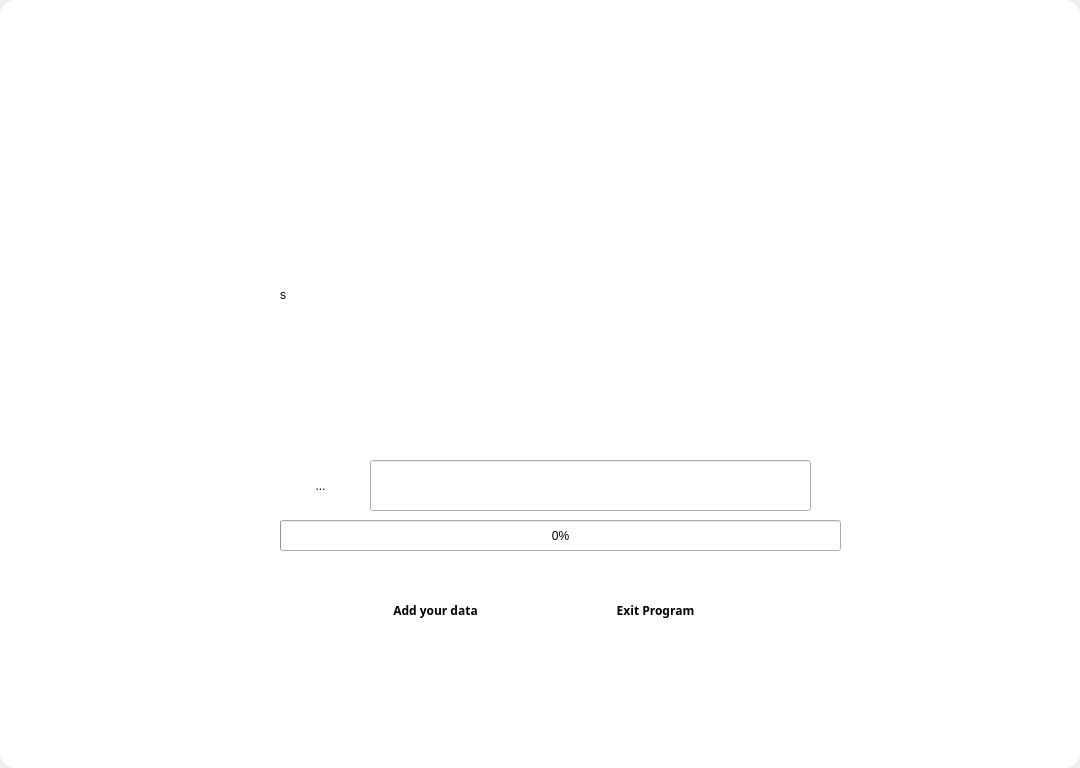
<?xml version="1.0" encoding="UTF-8"?>
<ui version="4.0">
 <class>MainWindow</class>
 <widget class="QMainWindow" name="MainWindow">
  <property name="geometry">
   <rect>
    <x>0</x>
    <y>0</y>
    <width>1080</width>
    <height>768</height>
   </rect>
  </property>
  <property name="windowTitle">
   <string>Dialog</string>
  </property>
  <widget class="QFrame" name="main_frame">
     <property name="geometry">
    <rect>
     <x>0</x>
     <y>0</y>
     <width>1080</width>
     <height>768</height>
    </rect>
   </property>
   <property name="styleSheet">
    <string notr="true">QFrame#main_frame{
background-color: rgb(255,255,255);
boarder-color: rgb(0,0,0);
border-radius: 15px;
border: 5px dotted '#95C9F5';
}
</string>
   </property>
   <widget class="QProgressBar" name="pg_bar_name">
    <property name="geometry">
     <rect>
      <x>280</x>
      <y>520</y>
      <width>561</width>
      <height>31</height>
     </rect>
    </property>
    <property name="value">
     <number>0</number>
    </property>
   </widget>
   <widget class="QToolButton" name="fileUpload">
    <property name="geometry">
     <rect>
      <x>280</x>
      <y>460</y>
      <width>81</width>
      <height>51</height>
     </rect>
    </property>
    <property name="styleSheet">
     <string notr="true">QToolButton#fileUpload{
boarder: 0.5px;
background-color:'#97A8DE';
border-radius: 15px;
}


</string>
    </property>
    <property name="text">
     <string>...</string>
    </property>
   </widget>
   <widget class="QPushButton" name="start_btn">
    <property name="geometry">
     <rect>
      <x>360</x>
      <y>580</y>
      <width>151</width>
      <height>61</height>
     </rect>
    </property>
    <property name="font">
     <font>
      <family>Arial Black</family>
      <pointsize>9</pointsize>
      <weight>75</weight>
      <bold>true</bold>
     </font>
    </property>
    <property name="styleSheet">
     <string notr="true">background-color: '#FFFFFF';
border-radius: 15px;
border: 5px solid '#A5907E';
color: '#A5907E';</string>
    </property>
    <property name="text">
     <string>Add your data</string>
    </property>
   </widget>
   <widget class="QPushButton" name="exit_btn">
    <property name="geometry">
     <rect>
      <x>580</x>
      <y>580</y>
      <width>151</width>
      <height>61</height>
     </rect>
    </property>
    <property name="font">
     <font>
      <family>Arial Black</family>
      <pointsize>9</pointsize>
      <weight>75</weight>
      <italic>false</italic>
      <bold>true</bold>
      <strikeout>false</strikeout>
     </font>
    </property>
    <property name="toolTip">
     <string>&lt;html&gt;&lt;head/&gt;&lt;body&gt;&lt;p&gt;dfdf&lt;/p&gt;&lt;/body&gt;&lt;/html&gt;</string>
    </property>
    <property name="autoFillBackground">
     <bool>false</bool>
    </property>
    <property name="styleSheet">
     <string notr="true">background-color: '#FFFFFF';
border-radius: 15px;
border: 5px solid '#B2EBF4';
color: '#AAC6FA';

</string>
    </property>
    <property name="text">
     <string>Exit Program</string>
    </property>
   </widget>
   <widget class="QLineEdit" name="excel_edit">
    <property name="geometry">
     <rect>
      <x>370</x>
      <y>460</y>
      <width>441</width>
      <height>51</height>
     </rect>
    </property>
    <property name="styleSheet">
     <string notr="true"/>
    </property>
   </widget>
   <widget class="QLabel" name="logo_label">
    <property name="geometry">
     <rect>
      <x>280</x>
      <y>150</y>
      <width>540</width>
      <height>290</height>
     </rect>
    </property>
    <property name="text">
     <string>s</string>
    </property>
   </widget>
   <zorder>pg_bar_name</zorder>
   <zorder>start_btn</zorder>
   <zorder>exit_btn</zorder>
   <zorder>excel_edit</zorder>
   <zorder>fileUpload</zorder>
   <zorder>logo_label</zorder>
  </widget>
 </widget>
 <resources/>
 <connections/>
</ui>
